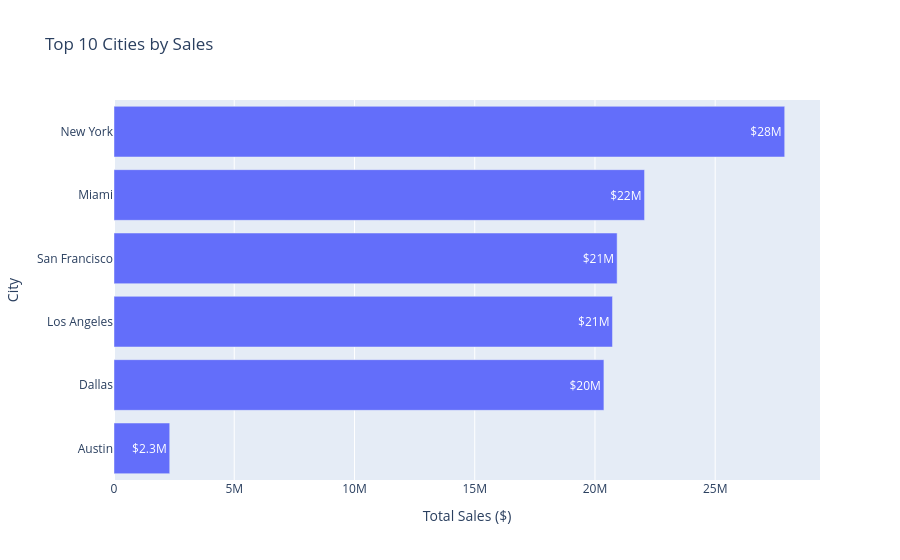

The notebook cell saved with this chart:
### Code cell
city_sales = df_cleaned[df_cleaned['City'] != 'None'].groupby('City')['Sales'].sum().nlargest(10).reset_index()

fig = px.bar(city_sales, 
             x='Sales', 
             y='City', 
             orientation='h',
             title='Top 10 Cities by Sales',
             labels={'Sales': 'Total Sales ($)', 'City': 'City'},
             text='Sales')
fig.update_traces(texttemplate='$%{text:,.2s}')
fig.update_layout(yaxis={'categoryorder':'total ascending'})
fig.show()

### Figure 1 — Plotly figure (JSON) as saved in the notebook; plotly's stock layout.template omitted (floating-point values rounded to 4 significant figures)
{"data": [{"alignmentgroup": "True", "hovertemplate": "Total Sales ($)=%{text}<br>City=%{y}<extra></extra>", "legendgroup": "", "marker": {"color": "#636efa", "pattern": {"shape": ""}}, "name": "", "offsetgroup": "", "orientation": "h", "showlegend": false, "text": [27890000.0, 22060000.0, 20920000.0, 20730000.0, 20370000.0, 2317000.0], "textposition": "auto", "texttemplate": "$%{text:,.2s}", "type": "bar", "x": [27890000.0, 22060000.0, 20920000.0, 20730000.0, 20370000.0, 2317000.0], "xaxis": "x", "y": ["New York", "Miami", "San Francisco", "Los Angeles", "Dallas", "Austin"], "yaxis": "y"}], "layout": {"barmode": "relative", "legend": {"tracegroupgap": 0}, "title": {"text": "Top 10 Cities by Sales"}, "xaxis": {"anchor": "y", "domain": [0, 1], "title": {"text": "Total Sales ($)"}}, "yaxis": {"anchor": "x", "categoryorder": "total ascending", "domain": [0, 1], "title": {"text": "City"}}}}
